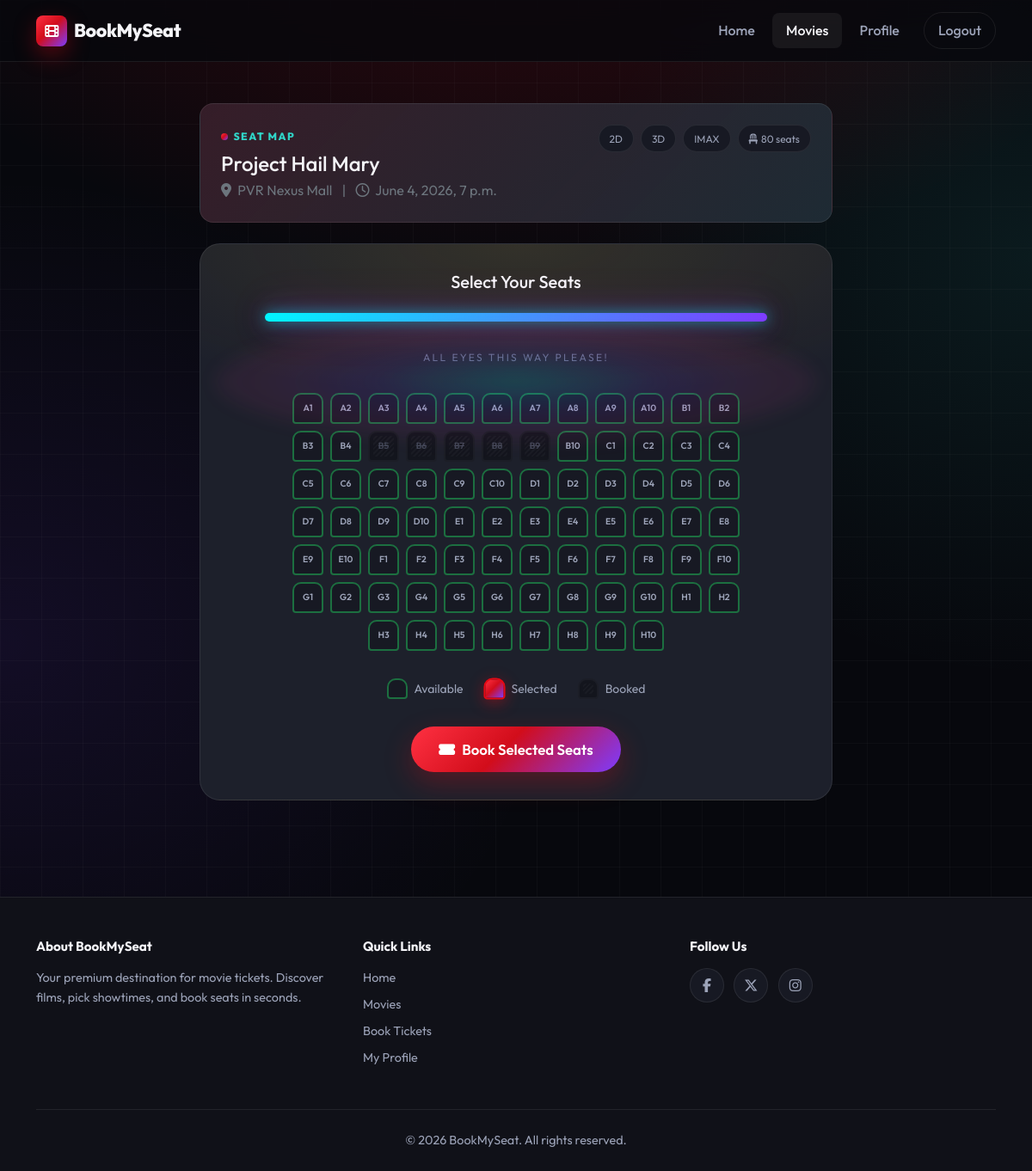
The page /movies/theater/100/seats/book/ (signed in) on the database as committed earlier.
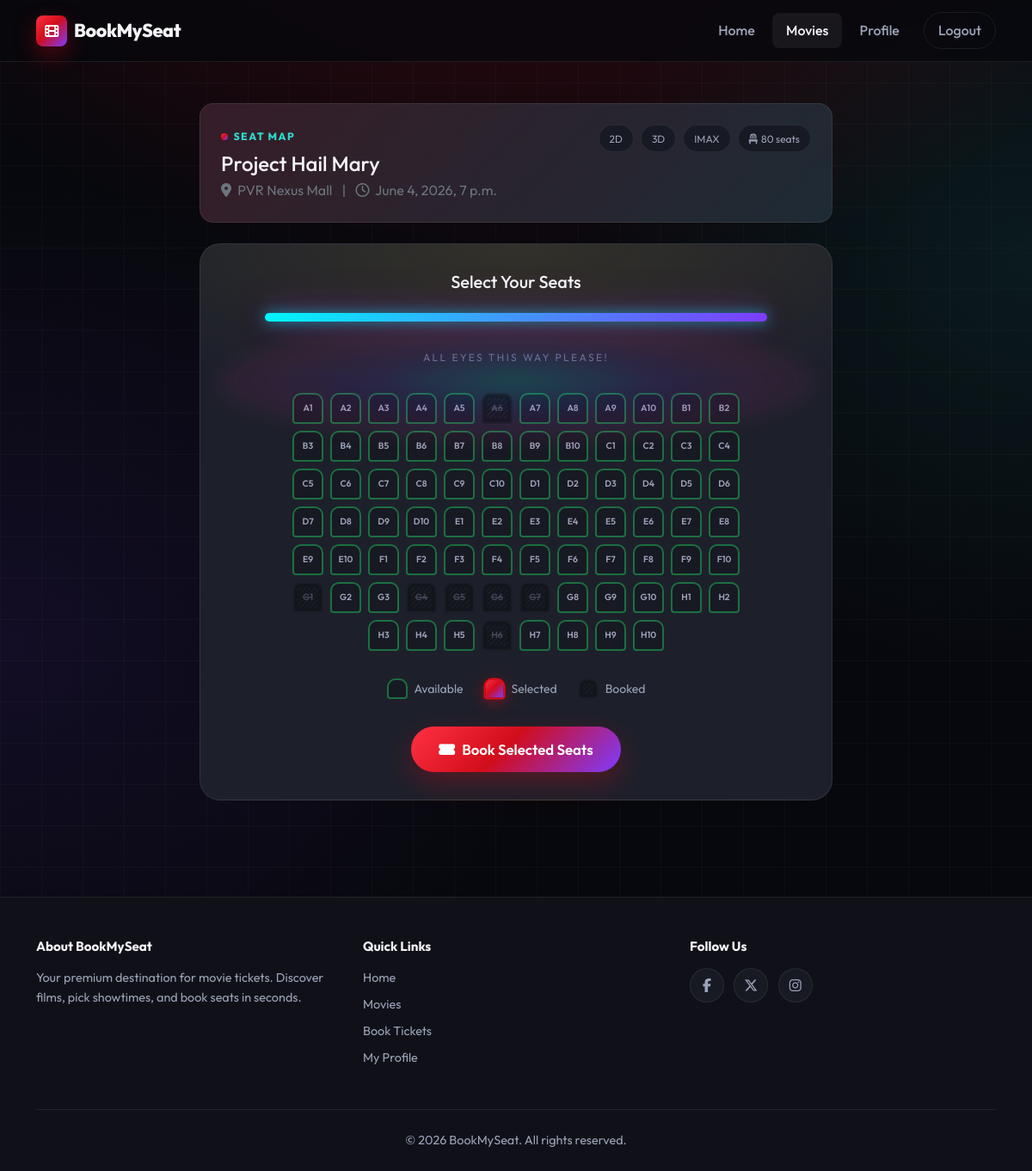
The same page on the database as committed later.
### movies/models.py (models this page shows, shortened)
class Theater(models.Model):
    name = models.CharField(max_length=255)
    movie = models.ForeignKey(Movie,on_delete=models.CASCADE,related_name='theaters')
    time= models.DateTimeField()

class Movie(models.Model):
    name= models.CharField(max_length=255)
    image= models.ImageField(upload_to="movies/")
    rating = models.DecimalField(max_digits=3,decimal_places=1)
    cast= models.TextField()
    description= models.TextField(blank=True,null=True) # optional
    trailer_url = models.URLField(blank=True, validators=[validate_youtube_trailer_url])
    genres = models.ManyToManyField("Genre", related_name="movies", blank=True)
    languages = models.ManyToManyField("Language", related_name="movies", blank=True)
    class Meta:
        indexes = [
            models.Index(fields=["name"], name="movie_name_idx"),
            models.Index(fields=["rating", "name"], name="movie_rating_name_idx"),
        ]

class Seat(models.Model):
    theater = models.ForeignKey(Theater,on_delete=models.CASCADE,related_name='seats')
    seat_number = models.CharField(max_length=10)
    is_booked=models.BooleanField(default=False)

### movies/views.py (the view, shortened to what this page needs)
# urls.py: path('theater/<int:theater_id>/seats/book/',views.book_seats,name='book_seats'),
@login_required(login_url='/login/')
def book_seats(request, theater_id):
    theater = get_object_or_404(Theater, id=theater_id)
    seats = Seat.objects.filter(theater=theater)
    return render(
        request,
        'movies/seat_selection.html',
        {
            'theater': theater,
            'seats': seats
        }
    )

### templates/movies/seat_selection.html (shortened to what this page needs)
{% extends "users/basic.html" %}
{% block content %}
<div class="container py-4 py-lg-5">
  <div class="row justify-content-center">
    <div class="col-lg-10 col-xl-8">
      <div class="seat-page-header">
        <div class="d-flex flex-wrap justify-content-between align-items-start gap-3">
          <div>
            <span class="hero-kicker">Seat map</span>
            <h1 class="h4 mb-1">{{ theater.movie.name }}</h1>
            <p class="text-secondary mb-0">
              <i class="fas fa-map-marker-alt me-1"></i> {{ theater.name }}
              <span class="mx-2">|</span>
              <i class="far fa-clock me-1"></i> {{ theater.time }}
            </p>
          </div>
          <div class="d-flex flex-wrap gap-2">
            <span class="amenity-badge">2D</span>
            <span class="amenity-badge">3D</span>
            <span class="amenity-badge">IMAX</span>
            <span class="amenity-badge"><i class="fas fa-chair me-1"></i>{{ seats|length }} seats</span>
          </div>
        </div>
      </div>
      <div class="seat-panel">
        <h2 class="h5 text-center mb-4">Select Your Seats</h2>
        <div class="cinema-screen" aria-hidden="true"></div>
        <p class="cinema-screen-label">All eyes this way please!</p>
        <form method="post">
          <div class="seat-grid" role="group" aria-label="Seat selection">
            {% for seat in seats %}
            <div class="seat {% if seat.is_booked %}sold{% endif %}" {% if seat.is_booked %}aria-disabled="true"{% endif %}>
              {% if not seat.is_booked %}
              <label for="seat-{{ seat.id }}">{{ seat.seat_number }}</label>
              {% else %}
              <span>{{ seat.seat_number }}</span>
              {% endif %}
            </div>
            {% endfor %}
          </div>
          <div class="seat-legend">
            <div class="seat-legend-item">
              <div class="seat" aria-hidden="true"></div>
              <span>Available</span>
            </div>
            <div class="seat-legend-item">
              <div class="seat selected" aria-hidden="true"></div>
              <span>Selected</span>
            </div>
            <div class="seat-legend-item">
              <div class="seat sold" aria-hidden="true"></div>
              <span>Booked</span>
            </div>
          </div>
          <div class="text-center">
            <button type="submit" class="btn btn-cinema btn-cinema-lg">
              <i class="fas fa-ticket-alt me-2"></i>Book Selected Seats
            </button>
          </div>
        </form>
      </div>
    </div>
  </div>
</div>
{% endblock %}

### templates/users/basic.html (shortened to what this page needs)
{% load static %}
<!DOCTYPE html>
<html lang="en">
  <head>
    <link
      href="https://cdn.jsdelivr.net/npm/bootstrap@5.3.3/dist/css/bootstrap.min.css"
      rel="stylesheet"
    />
    <link
      rel="stylesheet"
      href="https://cdnjs.cloudflare.com/ajax/libs/font-awesome/6.5.1/css/all.min.css"
    />
    <link rel="stylesheet" href="{% static 'css/main.css' %}" />
  </head>
  <body>
    <nav class="navbar navbar-expand-lg cinema-nav fixed-top">
      <div class="container">
        <a class="navbar-brand" href="/">
          <span class="brand-icon"><i class="fas fa-film"></i></span>
          BookMySeat
        </a>
        <div class="collapse navbar-collapse" id="navbarMain">
          <ul class="navbar-nav ms-auto align-items-lg-center gap-lg-1">
            {% if user.is_authenticated %}
            <li class="nav-item">
              <a class="nav-link" href="/">Home</a>
            </li>
            <li class="nav-item">
              <a class="nav-link" href="/movies/">Movies</a>
            </li>
            <li class="nav-item">
              <a class="nav-link" href="{% url 'profile' %}">Profile</a>
            </li>
            <li class="nav-item ms-lg-2">
              <form method="post" action="{% url 'logout' %}" class="d-inline">
                <button type="submit" class="btn-nav-logout">Logout</button>
              </form>
            </li>
            {% endif %}
          </ul>
        </div>
      </div>
    </nav>
    <main class="site-main">
      {% block content %}{% endblock %}
    </main>
    <footer class="cinema-footer">
      <div class="container">
        <div class="row g-4">
          <div class="col-md-4">
            <h5>About BookMySeat</h5>
            <p>
              Your premium destination for movie tickets. Discover films, pick
              showtimes, and book seats in seconds.
            </p>
          </div>
          <div class="col-md-4">
            <h5>Quick Links</h5>
            <ul class="list-unstyled">
              <li class="mb-2"><a href="/">Home</a></li>
              <li class="mb-2"><a href="/movies/">Movies</a></li>
              <li class="mb-2"><a href="{% url 'login' %}">Book Tickets</a></li>
              <li><a href="{% url 'profile' %}">My Profile</a></li>
            </ul>
          </div>
          <div class="col-md-4">
            <h5>Follow Us</h5>
            <div>
              <a href="#" class="social-link" aria-label="Facebook"><i class="fab fa-facebook-f"></i></a>
              <a href="#" class="social-link" aria-label="Twitter"><i class="fab fa-x-twitter"></i></a>
              <a href="#" class="social-link" aria-label="Instagram"><i class="fab fa-instagram"></i></a>
            </div>
          </div>
        </div>
        <p class="footer-copy text-center mb-0">
          &copy; {% now "Y" %} BookMySeat. All rights reserved.
        </p>
      </div>
    </footer>
  </body>
</html>

Rows that differ between the two databases and show on the page:
changed Seat (number 6 of 80 on the later page): is_booked False → True (drawn)
changed Seat (number 15 of 80 on the later page): is_booked True → False (drawn)
changed Seat (number 16 of 80 on the later page): is_booked True → False (drawn)
changed Seat (number 17 of 80 on the later page): is_booked True → False (drawn)
changed Seat (number 18 of 80 on the later page): is_booked True → False (drawn)
changed Seat (number 19 of 80 on the later page): is_booked True → False (drawn)
changed Seat (number 61 of 80 on the later page): is_booked False → True (drawn)
changed Seat (number 64 of 80 on the later page): is_booked False → True (drawn)
changed Seat (number 65 of 80 on the later page): is_booked False → True (drawn)
changed Seat (number 66 of 80 on the later page): is_booked False → True (drawn)
changed Seat (number 67 of 80 on the later page): is_booked False → True (drawn)
changed Seat (number 76 of 80 on the later page): is_booked False → True (drawn)
